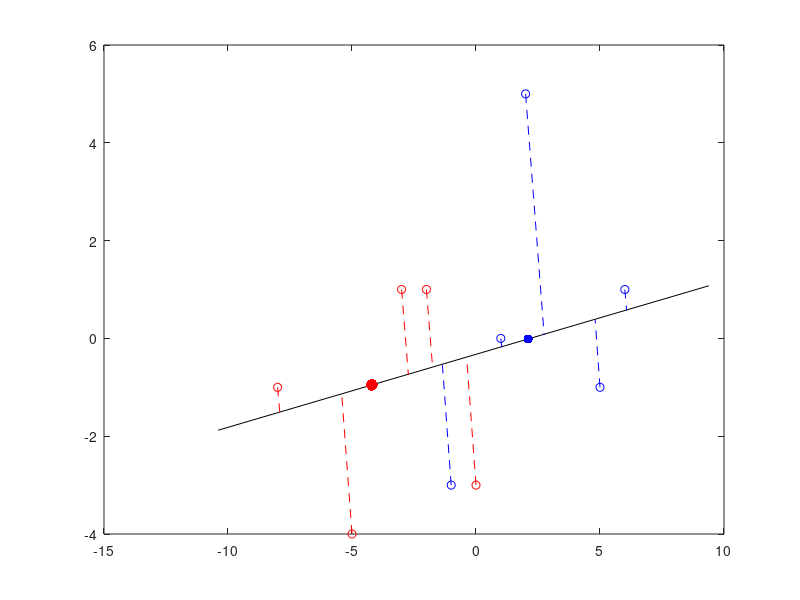

MATLAB code to generate this figure:
clear
close all
clc

rng(1000);
tic

D1 = {[-2 1], [-5 -4], [-3 1], [0 -3], [-8 -1]};
D2 = {[2 5], [1 0], [5 -1], [-1 -3], [6 1]};

n1 = length(D1);
n2 = length(D2);

X1 = zeros(n1,2);
X2 = zeros(n2,2);

for i = 1:n1
    X1(i,:) = D1{i};
end

for i = 1:n2
    X2(i,:) = D2{i};
end

fprintf('Class 1 means is: ')
mu1 = mean(X1)
fprintf('Class 2 means is: ')
mu2 = mean(X2)

S1 = (n1-1) * cov(X1);
S2 = (n2-1) * cov(X2);

fprintf('\n\nWithin-class scatter is: ')
Sw = S1 + S2

fprintf('\n\nBetween-class scatter is: ')
mu = mean([X1;X2]);
SB = n1 * (mu1 - mu)' * (mu1 - mu) + n2 * (mu2 - mu)' * (mu2 - mu)


fprintf('\n\nThe optimal line direction is: ')
V = Sw \ (mu1 - mu2)'

if sum(X1*V) < 0
    fprintf('\n\nThe first set class discriminats should be negative: ')
    X1*V
    fprintf('\n\nThe second set class discriminats should be positive: ')
    X2*V
else
    fprintf('\n\nThe first set class discriminats should be positive: ')
    X1*V
    fprintf('\n\nThe second set class discriminats should be negative: ')
    X2*V
end


% This part is just for illustration and was not asked in problem statement
V = V / norm(V) * 10;

plot([-10 10], [-V(1)/V(2)*(-10) -V(1)/V(2)*(10)], 'k')
plot([-V(1)+mu(1) V(1)+mu(1)], [-V(2)+mu(2) V(2)+mu(2)], 'k')

hold on
plot(X1(:,1), X1(:,2),'ro')
plot(X2(:,1), X2(:,2),'bo')

for i = 1:length(X1)
    plot([X1(i,1) (X1(i,:)-mu(1))*V/norm(V)^2*V(1)+mu(1)], ...
        [X1(i,2) (X1(i,:)-mu(2))*V/norm(V)^2*V(2)+mu(2)], 'r--')
end

for i = 1:length(X2)
    plot([X2(i,1) (X2(i,:)-mu(1))*V/norm(V)^2*V(1)+mu(1)], ...
        [X2(i,2) (X2(i,:)-mu(2))*V/norm(V)^2*V(2)+mu(2)], 'b--')
end

c1 = mean(X1*V);
c2 = mean(X2*V);
plot(c1/norm(V)^2*V(1)+mu(1), c1/norm(V)^2*V(2)+mu(2), ...
    'r.','MarkerSize',25)
plot(c2/norm(V)^2*V(1)+mu(1), c2/norm(V)^2*V(2)+mu(2), ...
    'b.', 'MarkerSize',20)


toc

